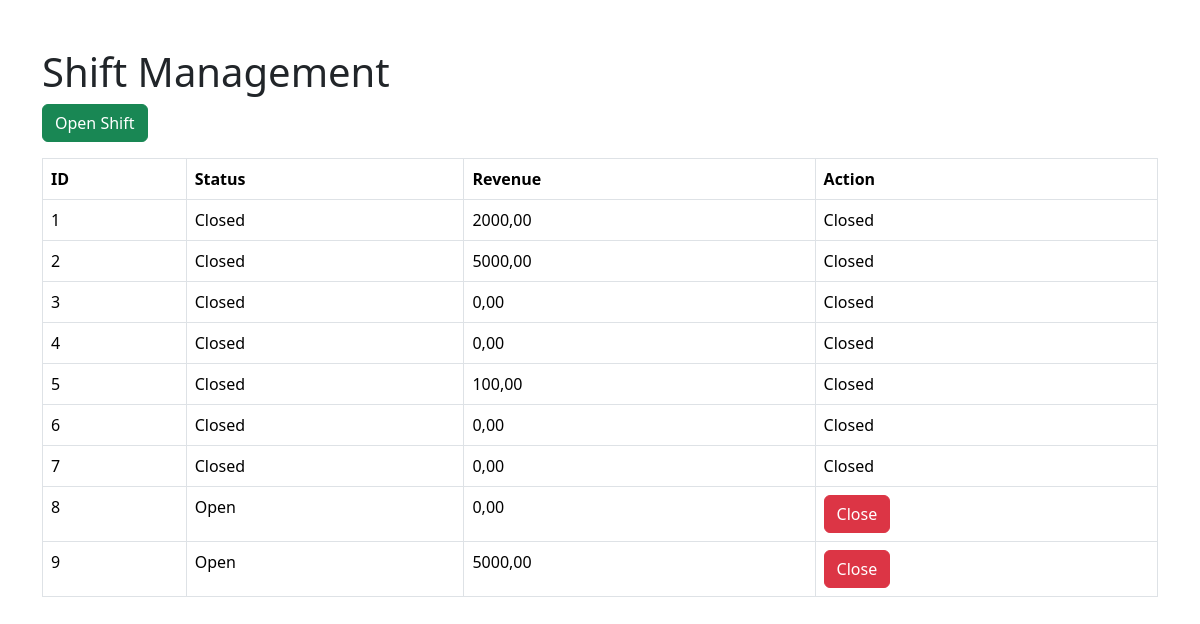
The page /shift/ on the database its author committed.
### core/models.py (models this page shows, shortened)
class Shift(models.Model):
    is_open = models.BooleanField(default=True)
    opened_at = models.DateTimeField(auto_now_add=True)
    closed_at = models.DateTimeField(null=True, blank=True)
    total_revenue = models.DecimalField(
        max_digits=10,
        decimal_places=2,
        default=0
    )

### core/views.py (the view)
# urls.py: path('shift/', shift_list, name='shift'),
def shift_list(request):
    shifts = Shift.objects.all()
    return render(
        request,
        'shift.html',
        {'shifts': shifts}
    )

### templates/shift.html
{% extends 'base.html' %}
{% block content %}
<div class="container mt-5">
    <h1>Shift Management</h1>
    <a href="{% url 'open_shift' %}" class="btn btn-success mb-3">
        Open Shift
    </a>
    <table class="table table-bordered">
        <thead>
            <tr>
                <th>ID</th>
                <th>Status</th>
                <th>Revenue</th>
                <th>Action</th>
            </tr>
        </thead>
        <tbody>
            {% for shift in shifts %}
            <tr>
                <td>{{ shift.id }}</td>
                <td>
                    {% if shift.is_open %}
                        Open
                    {% else %}
                        Closed
                    {% endif %}
                </td>
                <td>{{ shift.total_revenue }}</td>
                <td>
                    {% if shift.is_open %}
                        <a href="{% url 'close_shift' shift.id %}"
                           class="btn btn-danger">
                            Close
                        </a>
                    {% else %}
                        Closed
                    {% endif %}
                </td>
            </tr>
            {% empty %}
            <tr>
                <td colspan="4">No shifts found.</td>
            </tr>
            {% endfor %}
        </tbody>
    </table>
</div>
{% endblock %}

### rows shown on the page
Shift: id "1", is_open "Closed", total_revenue "2000,00"
Shift: id "2", is_open "Closed", total_revenue "5000,00"
Shift: id "3", is_open "Closed", total_revenue "0,00"
Shift: id "4", is_open "Closed", total_revenue "0,00"
Shift: id "5", is_open "Closed", total_revenue "100,00"
Shift: id "6", is_open "Closed", total_revenue "0,00"
Shift: id "7", is_open "Closed", total_revenue "0,00"
Shift: id "8", is_open "Open", total_revenue "0,00"
Shift: id "9", is_open "Open", total_revenue "5000,00"
